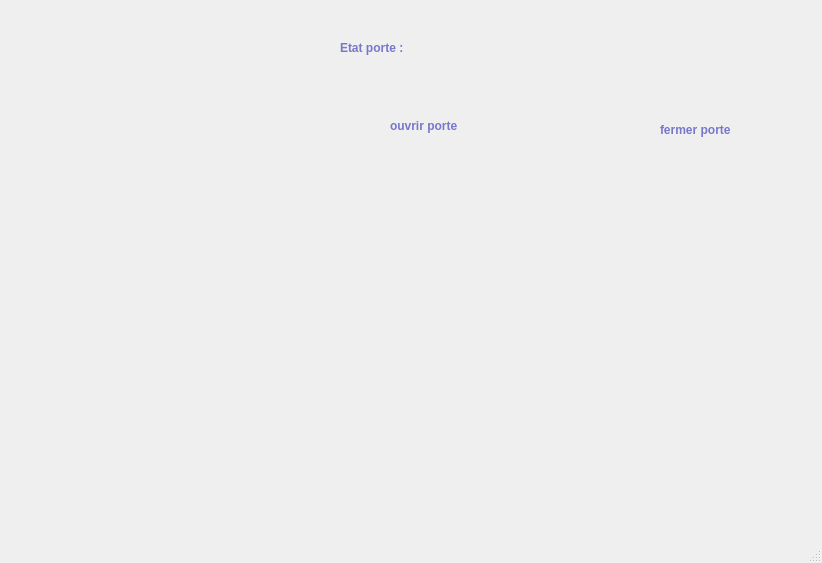
<?xml version="1.0" encoding="UTF-8"?>
<ui version="4.0">
 <class>arduinoWindow</class>
 <widget class="QMainWindow" name="arduinoWindow">
  <property name="geometry">
   <rect>
    <x>0</x>
    <y>0</y>
    <width>822</width>
    <height>563</height>
   </rect>
  </property>
  <property name="windowTitle">
   <string>MainWindow</string>
  </property>
  <property name="styleSheet">
   <string notr="true">#achat {
background:  QLinearGradient(x1: 0, y1: 0, x2: 0, y2: 1, stop: 0 #eef, stop: 1 #ccf);
}

#mainFrame {
border: 3px solid gray;
border-radius: 40px;
background: QLinearGradient(x1: 0, y1: 0, x2: 0, y2: 1, stop: 0 #eef, stop: 1 #ccf);
}
QLineEdit {
padding: 2px;
border-style: solid;
border:2px solid black ;

border-radius: 8px;


}

QDateEdit 
{
padding: 1px;
border-style: solid;
border: 2px solid black;
border-radius: 8px;
}


QPushButton {
color: white;

background-color: QLinearGradient( x1: 0, y1: 0, x2: 0, y2: 1, stop: 0 #88d, stop: 0.1 #99e, stop: 0.49 #77c, stop: 0.5 #66b, stop: 1 #77c);
border-width: 1px;
border-color: #339;
border-style: solid;
border-radius: 7;
padding: 3px;
font-size: 13px;
padding-left: 5px;
padding-right: 5px;

}


QLabel {
color :  QLinearGradient( x1: 0, y1: 0, x2: 0, y2: 1, stop: 0 #88d, stop: 0.1 #99e, stop: 0.49 #77c, stop: 0.5 #66b, stop: 1 #77c);
/*color : black;*/
font-weight: bold;
font-size: 12px;
}</string>
  </property>
  <widget class="QWidget" name="centralwidget">
   <widget class="QLabel" name="label_3">
    <property name="geometry">
     <rect>
      <x>450</x>
      <y>40</y>
      <width>341</width>
      <height>21</height>
     </rect>
    </property>
    <property name="text">
     <string/>
    </property>
   </widget>
   <widget class="QLabel" name="label_2">
    <property name="geometry">
     <rect>
      <x>340</x>
      <y>40</y>
      <width>91</width>
      <height>16</height>
     </rect>
    </property>
    <property name="text">
     <string>Etat porte :</string>
    </property>
   </widget>
   <widget class="QPushButton" name="pushButton">
    <property name="geometry">
     <rect>
      <x>350</x>
      <y>150</y>
      <width>201</width>
      <height>241</height>
     </rect>
    </property>
    <property name="styleSheet">
     <string notr="true">#pushButton {
background-color: transparent;
border-image: url(:porte55.jpg);
background: none;
border: none;
background-repeat: none;
}
#pushButton:pressed
{
   border-image: url(:porte66.jpg);
}</string>
    </property>
    <property name="text">
     <string/>
    </property>
   </widget>
   <widget class="QPushButton" name="pushButton_2">
    <property name="geometry">
     <rect>
      <x>610</x>
      <y>150</y>
      <width>201</width>
      <height>241</height>
     </rect>
    </property>
    <property name="styleSheet">
     <string notr="true">#pushButton_2 {
background-color: transparent;
border-image: url(:porte66.jpg);
background: none;
border: none;
background-repeat: none;
}
#pushButton_2:pressed
{
   border-image: url(:porte55.jpg);
}</string>
    </property>
    <property name="text">
     <string/>
    </property>
   </widget>
   <widget class="QLabel" name="label">
    <property name="geometry">
     <rect>
      <x>390</x>
      <y>110</y>
      <width>161</width>
      <height>31</height>
     </rect>
    </property>
    <property name="text">
     <string>ouvrir porte</string>
    </property>
   </widget>
   <widget class="QLabel" name="label_4">
    <property name="geometry">
     <rect>
      <x>660</x>
      <y>120</y>
      <width>131</width>
      <height>20</height>
     </rect>
    </property>
    <property name="text">
     <string>fermer porte</string>
    </property>
   </widget>
   <widget class="QPushButton" name="pushButton_3">
    <property name="geometry">
     <rect>
      <x>210</x>
      <y>422</y>
      <width>75</width>
      <height>41</height>
     </rect>
    </property>
    <property name="styleSheet">
     <string notr="true">#pushButton_3{
background-color: transparent;
border-image: url(:/img/img/retour.jpg);
background: none;
border: none;
background-repeat: none;
color : gray ;

font-size: 20px;
}</string>
    </property>
    <property name="text">
     <string/>
    </property>
   </widget>
   <widget class="QLabel" name="label_5">
    <property name="geometry">
     <rect>
      <x>0</x>
      <y>0</y>
      <width>291</width>
      <height>521</height>
     </rect>
    </property>
    <property name="styleSheet">
     <string notr="true">#label_5 {
background-color: transparent;
border-image: url(:/img/img/espace admin.jpg);
background: none;
border: none;
background-repeat: none;
}</string>
    </property>
    <property name="text">
     <string/>
    </property>
   </widget>
   <zorder>label_5</zorder>
   <zorder>label_3</zorder>
   <zorder>label_2</zorder>
   <zorder>pushButton</zorder>
   <zorder>pushButton_2</zorder>
   <zorder>label</zorder>
   <zorder>label_4</zorder>
   <zorder>pushButton_3</zorder>
  </widget>
  <widget class="QMenuBar" name="menubar">
   <property name="geometry">
    <rect>
     <x>0</x>
     <y>0</y>
     <width>822</width>
     <height>21</height>
    </rect>
   </property>
  </widget>
  <widget class="QStatusBar" name="statusbar"/>
 </widget>
 <resources/>
 <connections/>
</ui>
